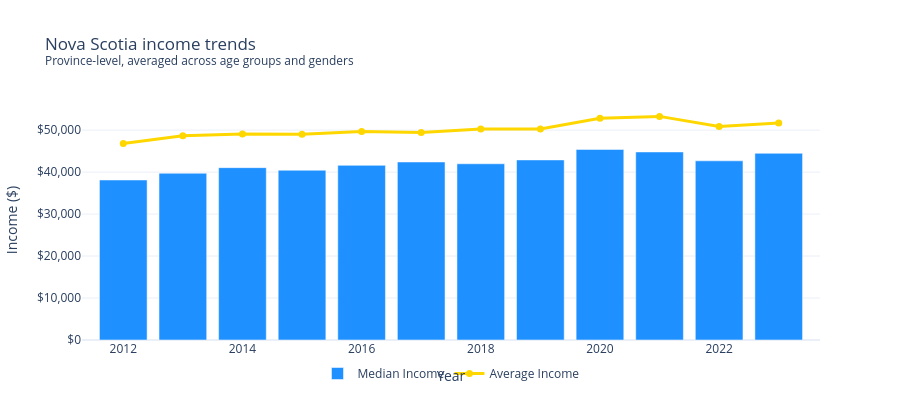

The notebook cell saved with this chart:
### Markdown cell above
### 2.3 Income

Income data covers Nova Scotia residents across 6 age brackets and both genders. We extract two complementary metrics:

- **Median income** (excluding zeros): The typical Nova Scotian's earnings — robust to extreme values
- **Average income** (excluding zeros): Pulled upward by high earners, capturing overall economic capacity

Both are averaged across age groups and genders to produce a single province-level number per year. In a universal healthcare context, income matters not for ability to *pay* for care, but for **nutrition, housing, stress, occupational risk, and health literacy** — the upstream determinants.

### Code cell
# ============================================================
# 2.3 INCOME → Province Level
# ============================================================
income = pd.read_csv(os.path.join(BASE, "income.csv"))
income_ns = income[income['Geography'] == 'Nova Scotia'].copy()

income_median = income_ns[income_ns['Statistic'] == 'Median income (excluding zeros)']
income_overall = income_median.groupby('Year')['Value'].mean().reset_index()
income_overall.columns = ['Year', 'Median_Income']

income_avg = income_ns[income_ns['Statistic'] == 'Average income (excluding zeros)']
income_avg_overall = income_avg.groupby('Year')['Value'].mean().reset_index()
income_avg_overall.columns = ['Year', 'Average_Income']

income_combined = income_overall.merge(income_avg_overall, on='Year')

print(f"Income data: {income_combined['Year'].min()}–{income_combined['Year'].max()}")

# --- Interactive chart ---
fig = go.Figure()
fig.add_trace(go.Bar(
    x=income_combined['Year'], y=income_combined['Median_Income'],
    name='Median Income', marker_color=NS['blue'],
    hovertemplate='<b>Median</b><br>%{x}: $%{y:,.0f}<extra></extra>'
))
fig.add_trace(go.Scatter(
    x=income_combined['Year'], y=income_combined['Average_Income'],
    name='Average Income', mode='lines+markers',
    line=dict(width=3, color=NS['gold']), marker=dict(size=7),
    hovertemplate='<b>Average</b><br>%{x}: $%{y:,.0f}<extra></extra>'
))

fig.update_layout(
    template=NS_TEMPLATE,
    title='Nova Scotia income trends<br><sup>Province-level, averaged across age groups and genders</sup>',
    xaxis_title='Year', yaxis_title='Income ($)',
    yaxis=dict(tickformat='$,.0f'),
    legend=dict(orientation='h', yanchor='bottom', y=-0.2, xanchor='center', x=0.5),
    height=420, barmode='group', hovermode='x unified'
)
fig.show()

### Figure 1 — Plotly figure (JSON) as saved in the notebook; plotly's stock layout.template omitted (floating-point values rounded to 4 significant figures)
{"data": [{"hovertemplate": "<b>Median</b><br>%{x}: $%{y:,.0f}<extra></extra>", "marker": {"color": "#1E90FF"}, "name": "Median Income", "type": "bar", "x": [2012, 2013, 2014, 2015, 2016, 2017, 2018, 2019, 2020, 2021, 2022, 2023], "y": [38120.0, 39730.0, 41070.0, 40450.0, 41610.0, 42420.0, 41990.0, 42910.0, 45410.0, 44810.0, 42690.0, 44480.0]}, {"hovertemplate": "<b>Average</b><br>%{x}: $%{y:,.0f}<extra></extra>", "line": {"color": "#FFD700", "width": 3}, "marker": {"size": 7}, "mode": "lines+markers", "name": "Average Income", "type": "scatter", "x": [2012, 2013, 2014, 2015, 2016, 2017, 2018, 2019, 2020, 2021, 2022, 2023], "y": [46800.0, 48690.0, 49070.0, 49000.0, 49680.0, 49460.0, 50260.0, 50300.0, 52820.0, 53280.0, 50880.0, 51720.0]}], "layout": {"barmode": "group", "height": 420, "hovermode": "x unified", "legend": {"orientation": "h", "x": 0.5, "xanchor": "center", "y": -0.2, "yanchor": "bottom"}, "title": {"text": "Nova Scotia income trends<br><sup>Province-level, averaged across age groups and genders</sup>"}, "xaxis": {"title": {"text": "Year"}}, "yaxis": {"tickformat": "$,.0f", "title": {"text": "Income ($)"}}}}
